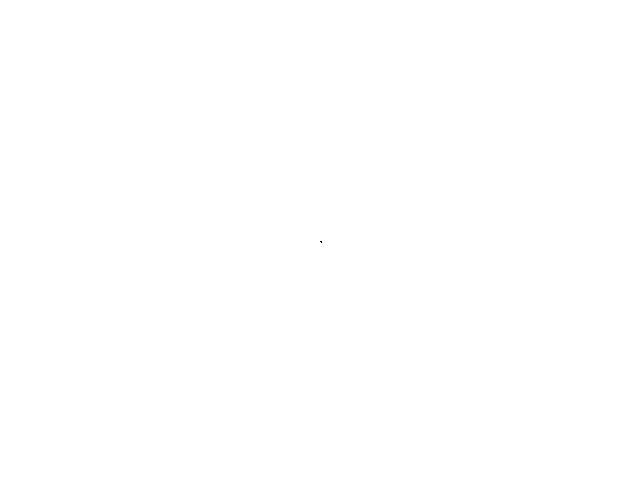
Frame 1 (no input)
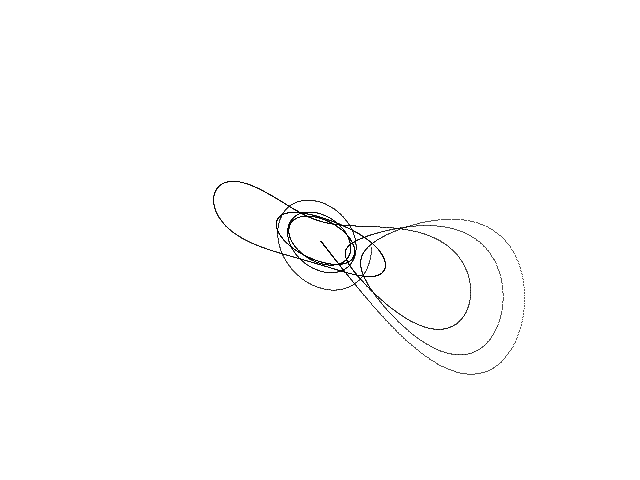
Frame 60 (the mouse pressed at the canvas centre just before this capture)
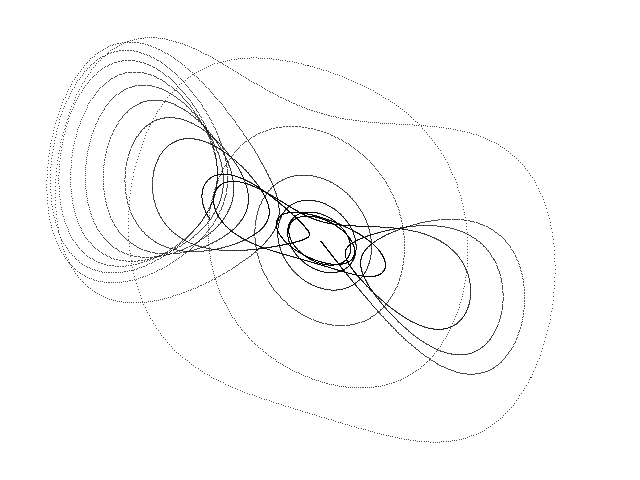
Frame 120 (the mouse held since frame 60 and released just before this capture)

The Processing sketch that drew these frames (run headless with seeded random() and noise(); from frame 60 on, the mouse is pressed at the canvas centre):

// Processing sketch: TSUCS_B
// ── TSUCS_B.pde
// Three-scroll B unified chaotic system //

  float x = 0.1;
  float y = 1.0;
  float z = -0.1;
  float dt = 0.0002;
  float a = 40.0;
  float b = 55.0;
  float c = 1.833;
  float d = 0.16;
  float e = 0.65;
  float f = 20.0;


void setup() {
  
  size(640, 480);
  background(255);
  
}

void draw() {
  
  for (int i=0; i<100; i++) {
    
    float nx = x;
    float ny = y;
    float nz = z;
    
    x = nx + dt * (a * (ny - x) + d * nx * nz);
    y = ny + dt * (b * nx - nx * nz + f * ny);
    z = nz + dt * (c * nz + nx * ny - e * pow(nx, 2.0)); 
    
    point(320 + (2 * x), 240 + (1.2 * y));
        
  }

}
